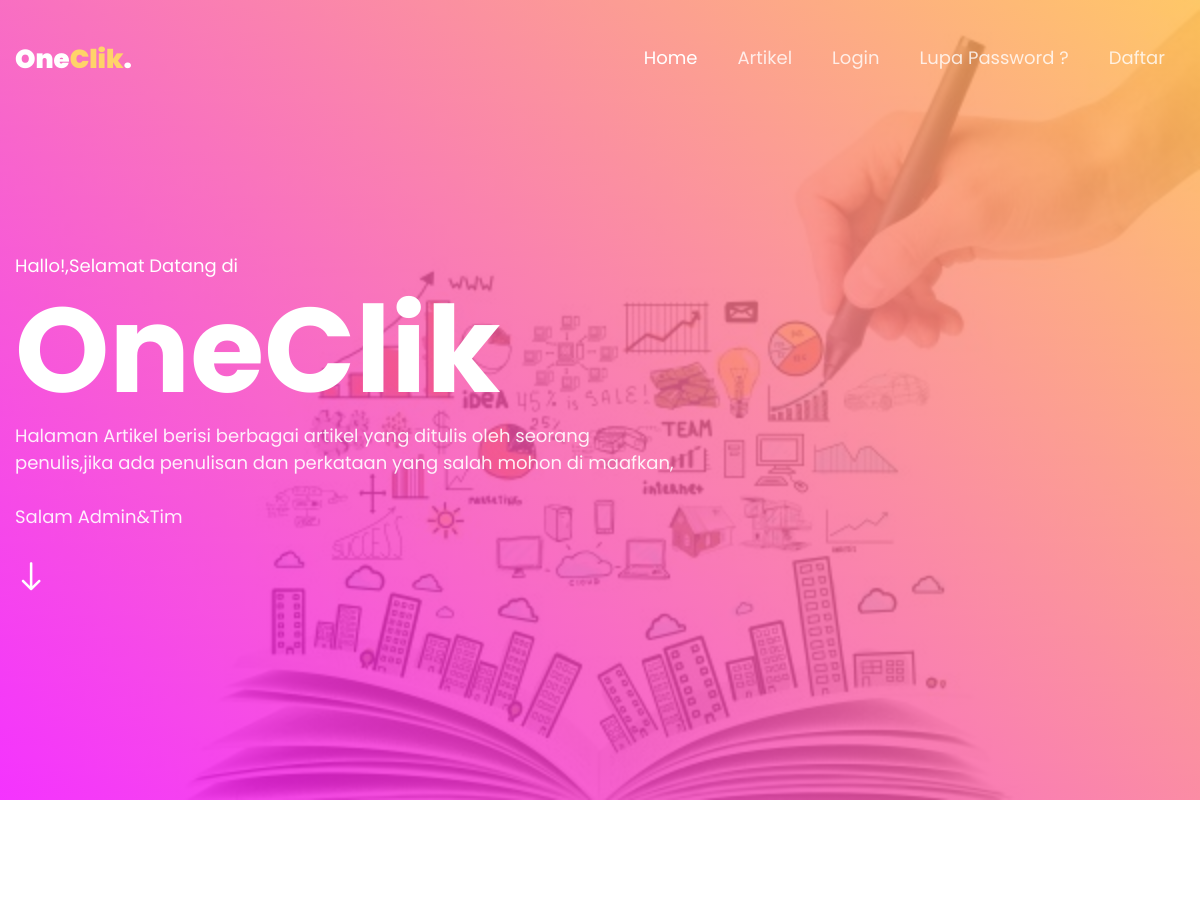
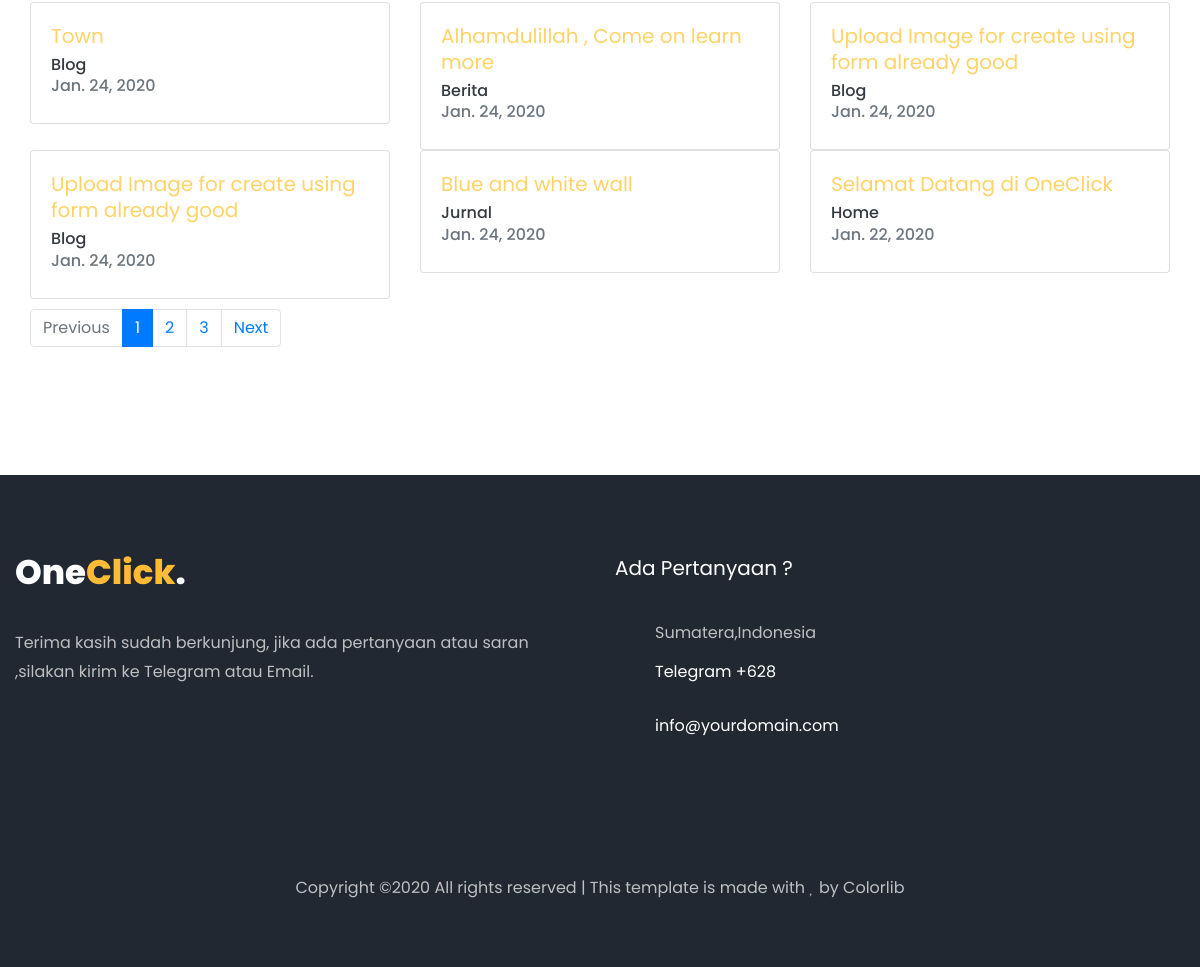
Page /artikel/1 on the committed database (2 pictures, top to bottom).
### blog/models.py (models this page shows, shortened)
class Artikel(models.Model):
	judul 		= models.CharField(max_length=255)
	content 	= RichTextUploadingField()
	LIST_CATEGORY = (
		('Blog','Blog'),
		('Jurnal','Jurnal'),
		('Berita','Berita')
		)
	kategori = models.CharField(max_length=20,choices=LIST_CATEGORY,default = 'Blog')
	published	= models.DateTimeField(auto_now_add=True)
	updated	 	= models.DateTimeField(auto_now=True)
	slug 		= models.SlugField(blank=True,editable=False)
	author	    = models.ForeignKey(User, null=True)

### blog/views.py (the view)
# urls.py: url(r'^(?P<page>\d+)$',views.ArtikelListView.as_view(),name='list'),
class ArtikelListView(ListView):
	model = Artikel
	template_name = 'blog/artikel.html'
	context_object_name = 'artikel_list'# pengganti objects_list,atau di sebuat object name
	ordering 			= ['-published']
	paginate_by			= 6
	def get_context_data(self,*args,**kwargs):
		kategori_list = self.model.objects.values_list('kategori',flat=True).distinct()
		self.kwargs.update({'kategori_list':kategori_list})
		kwargs = self.kwargs
		return super().get_context_data(*args,**kwargs)

### blog/templates/blog/artikel.html (shortened to what this page needs)
{% load static %}
<!DOCTYPE html>
<html lang="en">
  <head>
{% include "style.html" %}
  </head>
  <body>
{% include 'navbar.html' %}
    <div class="hero-wrap js-fullheight" style="background-image: url({% static 'readit/images/content_bg.jpg' %});" data-stellar-background-ratio="0.5">
      <div class="overlay"></div>
      <div class="container">
        <div class="row no-gutters slider-text js-fullheight align-items-center justify-content-start" data-scrollax-parent="true">
          <div class="col-md-12 ftco-animate">
            <h2 class="subheading">Hallo!,Selamat Datang di</h2>
            <h1 class="mb-4 mb-md-0">OneClik</h1>
            <div class="row">
              <div class="col-md-7">
                <div class="text">
                  <p>Halaman Artikel berisi berbagai artikel yang ditulis oleh seorang penulis,jika ada penulisan dan perkataan yang salah mohon di maafkan, <br><br>Salam Admin&Tim</p>
                  <div class="mouse">
                    <a href="#" class="mouse-icon">
                      <div class="mouse-wheel"><span class="ion-ios-arrow-round-down"></span></div>
                    </a>
                  </div>
                </div>
              </div>
            </div>
          </div>
        </div>
      </div>
    </div>
<section class="ftco-section">
  <div class="container">
  <div class="container" style="margin-top:0px">
  <div class="row">
    {% for artikel in artikel_list %}
    <div class="col-sm-4">
          <div class="card">
            <div class="card-body">
              <h5 class="card-title" ><a href="{% url 'blog:detail' artikel.slug %}">{{artikel.judul}}</a></h5>
              <h6 class="card-subtitle mb-2 text-dark">{{artikel.kategori}}</h6>
              <h6 class="card-subtitle mb-2 text-muted">{{artikel.published|date}}</h6>
            </div>
          </div>
      </div>
    {% endfor %}
  </div>
  <div class="row" style="margin-top: 10px">
  <div class="col-md-8" style="position: center;">
    {% if is_paginated %}
      <nav aria-label="artikelPage">
        <ul class="pagination">
          {% if page_obj.has_previous %}
            <li class="page-item">
              <a class="page-link" href="{% url 'blog:list' page_obj.previous_page_number%}">Previous</a>
            </li>
        {% else %}
          <li class="page-item disabled">
              <a class="page-link" href="#" tabindex="-1" aria-disabled="true">Previous</a>
            </li>
          {% endif %}
          {% for page in paginator.page_range %}
            {% if page is page_obj.number %}
            <li class="page-item active" aria-current="page">
              <span class="page-link" href="#">{{page}}<span class="sr-only">(current)</span></span>
            </li>
            {% else %}
            <li class="page-item">
              <a class="page-link" href="{% url 'blog:list' page %}">{{page}}</a>
            </li>
            {% endif %}
          {% endfor %}
          {% if page_obj.has_next %}
            <li class="page-item">
              <a class="page-link" href="{% url 'blog:list' page_obj.next_page_number%}">Next</a>
            </li>
        {% else %}
          <li class="page-item disabled">
              <a class="page-link" href="#" tabindex="-1" aria-disabled="true">Next</a>
            </li>
          {% endif %}
        </ul>
      </nav>
      {% endif %}
  </div>
</section>
    <footer class="ftco-footer ftco-bg-dark ftco-section">
      <div class="container">
        <div class="row mb-5">
          <div class="col-md">
            <div class="ftco-footer-widget mb-4">
              <h2 class="logo"><a href="#">One<span>Click</span>.</a></h2>
              <p>Terima kasih sudah berkunjung, jika ada pertanyaan atau saran ,silakan kirim ke Telegram atau Email.</p>
              <ul class="ftco-footer-social list-unstyled float-md-left float-lft mt-5">
              </ul>
            </div>
          </div>
          <div class="col-md">
            <div class="ftco-footer-widget mb-4">
              <h2 class="ftco-heading-2">Ada Pertanyaan ?</h2>
              <div class="block-23 mb-3">
                <ul>
                  <li><span class="icon icon-map-marker"></span><span class="text">Sumatera,Indonesia</span></li>
                  <li><a href="#"><span class="icon icon-phone"></span><span class="text">Telegram +628</span></a></li>
                  <li><a href="#"><span class="icon icon-envelope"></span><span class="text">info@yourdomain.com</span></a></li>
                </ul>
              </div>
            </div>
          </div>
        </div>
        <div class="row">
          <div class="col-md-12 text-center">
            <p>
  Copyright &copy;<script>document.write(new Date().getFullYear());</script> All rights reserved | This template is made with <i class="icon-heart color-danger" aria-hidden="true"></i> by <a href="https://colorlib.com" target="_blank">Colorlib</a>
  </p>
          </div>
        </div>
      </div>
    </footer>
  </body>
</html>

### templates/style.html (shortened to what this page needs)
{% load static %}
    <link rel="stylesheet" href="{% static 'readit/css/open-iconic-bootstrap.min.css' %}">
    <link rel="stylesheet" href="{% static 'readit/css/animate.css' %}">
    <link rel="stylesheet" href="{% static 'readit/css/owl.carousel.min.css' %}">
    <link rel="stylesheet" href="{% static 'readit/css/owl.theme.default.min.css' %}">
    <link rel="stylesheet" href="{% static 'readit/css/magnific-popup.css' %}">
    <link rel="stylesheet" href="{% static 'readit/css/aos.css' %}">
    <link rel="stylesheet" href="{% static 'readit/css/ionicons.min.css' %}">
    <link rel="stylesheet" href="{% static 'readit/css/flaticon.css' %}">
    <link rel="stylesheet" href="{% static 'readit/css/icomoon.css' %}">
    <link rel="stylesheet" href="{% static 'readit/css/style.css' %}">

### templates/navbar.html (shortened to what this page needs)
    <nav class="navbar px-md-0 navbar-expand-lg navbar-dark ftco_navbar bg-dark ftco-navbar-light" id="ftco-navbar">
	    <div class="container">
	      <a class="navbar-brand" href="{% url 'index' %}">One<i>Clik</i>.</a>
	      <div class="collapse navbar-collapse" id="ftco-nav">
          <ul class="navbar-nav ml-auto">
              <li class="nav-item active"><a href="{% url 'index' %}" class="nav-link">Home</a></li>
              <li class="nav-item"><a href="{% url 'blog:list' 1 %}" class="nav-link">Artikel</a></li>
            {% if user.is_authenticated %}
              <li class="nav-item"><a href="{% url 'account:view_profile' %}" class="nav-link">Profile</a></li>
              <div class="btn-group">
                <button type="button" class="btn btn-success"><a href="{% url 'promoted' %}">Postition</a></button>
                <button type="button" class="btn btn-secondary dropdown-toggle dropdown-toggle-split" data-toggle="dropdown" aria-haspopup="true" aria-expanded="false">
                  <span class="sr-only">Toggle Dropdown</span>
                </button>
                <div class="dropdown-menu">
                  <a class="dropdown-item" href="{% url 'blog:create' %}">Penulis</a>
                  <a class="dropdown-item" href="{% url 'blog:manage' %}">Editor</a>
              </div><br>
              <br>
              <div class="btn-group">
                <button type="button" class="btn btn-info">Akun</button>
                <button type="button" class="btn btn-danger dropdown-toggle dropdown-toggle-split" data-toggle="dropdown" aria-haspopup="true" aria-expanded="false">
                  <span class="sr-only">Toggle Dropdown</span>
                </button>
                <div class="dropdown-menu">
                  <a class="dropdown-item" href="{% url 'account:password_change' %}">Ubah Pass</a>
                  <a class="dropdown-item" href="{% url 'account:password_reset_view' %}">Lupa Pass</a>
                  <a class="dropdown-item" href="{% url 'account:logout' %}">Keluar</a>
              </div>
            {% else %}
              <li class="nav-item"><a href="{% url 'account:login' %}" class="nav-link">Login</a></li>
              <li class="nav-item"><a href="contact.html" class="nav-link">Lupa Password ?</a></li>
              <li class="nav-item"><a href="{% url 'account:signup' %}" class="nav-link">Daftar</a></li>
            {% endif %}
          </ul>
	      </div>
	    </div>
	  </nav>

### templates/scripts.html (shortened to what this page needs)
 {% load static %}

### static/readit/css/icomoon.css (style rules this page uses)
[class^="icon-"], [class*=" icon-"] { font-family: 'icomoon' !important; speak: none; font-style: normal; font-weight: normal; font-variant: normal; text-transform: none; line-height: 1; -webkit-font-smoothing: antialiased; -moz-osx-font-smoothing: grayscale; }
.icon-heart:before { content: "\f004"; }
.icon-map-marker:before { content: "\f041"; }
.icon-phone:before { content: "\f095"; }
.icon-envelope:before { content: "\f0e0"; }

### rows in the picture
Artikel: judul "Town", kategori "Blog", published "Jan. 24, 2020"
Artikel: judul "Alhamdulillah , Come on learn more", kategori "Berita", published "Jan. 24, 2020"
Artikel: judul "Upload Image for create using form already good", kategori "Blog", published "Jan. 24, 2020"
Artikel: judul "Upload Image for create using form already good", kategori "Blog", published "Jan. 24, 2020"
Artikel: judul "Blue and white wall", kategori "Jurnal", published "Jan. 24, 2020"
Artikel: judul "Selamat Datang di OneClick", kategori "Home", published "Jan. 22, 2020"

### other values in the picture
{{ page }} "1"
{{ page }} "2" "3"
